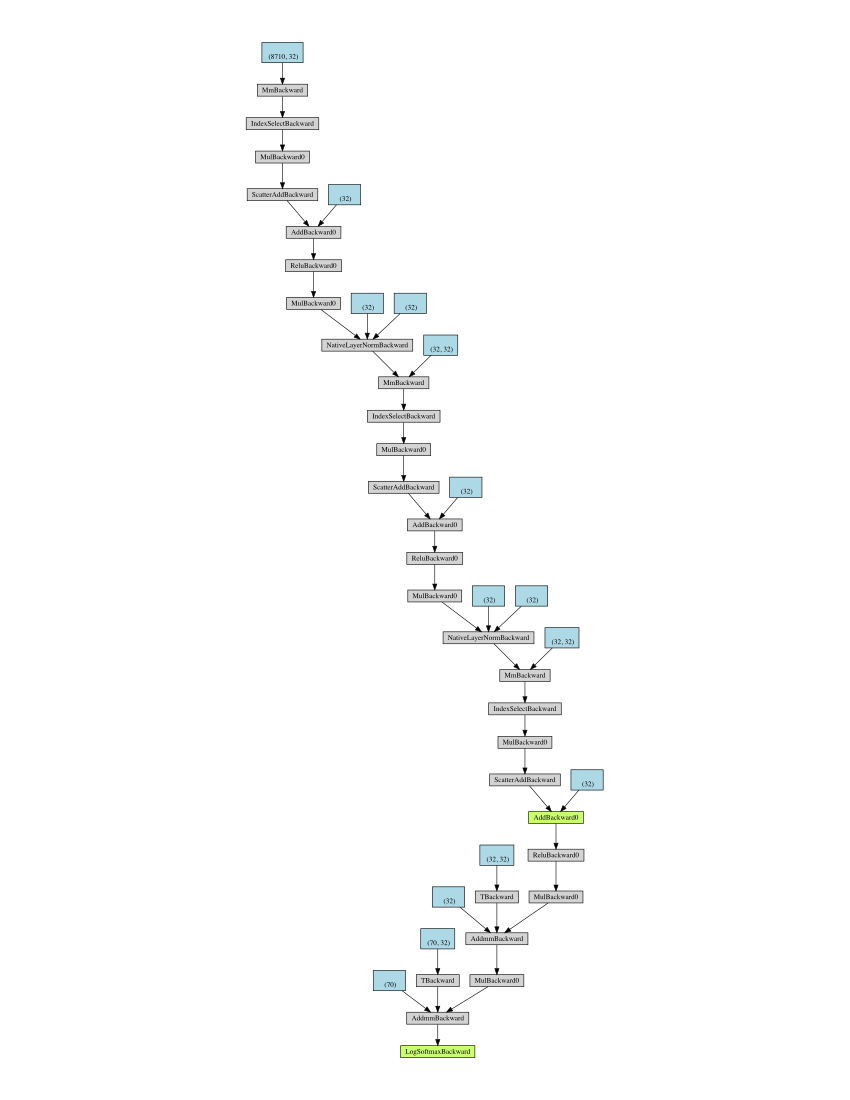

Write Python code to recreate this figure.
#!/usr/bin/env python
# coding: utf-8

# ## GNNStack notes
# **CS224W stanford**  
# **https://colab.research.google.com/drive/1DIQm9rOx2mT1bZETEeVUThxcrP1RKqAn#scrollTo=XyzIhe0O5ije**

# In[193]:


import torch
import torch.nn as nn
import torch.nn.functional as F
from torchviz import make_dot
from torchviz import make_dot
from torch.autograd import Variable
import torch_geometric.nn as pyg_nn
import torch_geometric.utils as pyg_utils

import time
from datetime import datetime

import networkx as nx
import numpy as np
import torch
import torch.optim as optim

from torch_geometric.datasets import TUDataset
from torch_geometric.datasets import Planetoid
from torch_geometric.data import DataLoader

import torch_geometric.transforms as T

from tensorboardX import SummaryWriter
from sklearn.manifold import TSNE
import matplotlib.pyplot as plt
from torch_geometric.datasets import CitationFull
from tqdm import tqdm
import pdb


data_cora = CitationFull('./CitationFull','cora')
data_cora_ml = CitationFull('./CitationFull','cora_ml')
data_citeseer =  CitationFull('./CitationFull','citeseer')
data_dblp =  CitationFull('./CitationFull','dblp')
data_pubmed =  CitationFull('./CitationFull','pubmed')



class GNNStack(nn.Module):
    def __init__(self, input_dim, hidden_dim, output_dim, task='node'):
        super(GNNStack, self).__init__()
        self.task = task
        self.convs = nn.ModuleList()
        self.convs.append(self.build_conv_model(input_dim, hidden_dim))
        self.lns = nn.ModuleList()
        self.lns.append(nn.LayerNorm(hidden_dim))
        self.lns.append(nn.LayerNorm(hidden_dim))
        for l in range(2):
            self.convs.append(self.build_conv_model(hidden_dim, hidden_dim))

        # post-message-passing
        self.post_mp = nn.Sequential(
            nn.Linear(hidden_dim, hidden_dim), nn.Dropout(0.25), 
            nn.Linear(hidden_dim, output_dim))
        if not (self.task == 'node' or self.task == 'graph'):
            raise RuntimeError('Unknown task.')

        self.dropout = 0.25
        self.num_layers = 3

    def build_conv_model(self, input_dim, hidden_dim):
        # refer to pytorch geometric nn module for different implementation of GNNs.
        if self.task == 'node':
            return pyg_nn.GCNConv(input_dim, hidden_dim)    # symmetric normalized Laplacian
        else:
            return pyg_nn.GINConv(nn.Sequential(nn.Linear(input_dim, hidden_dim),
                                  nn.ReLU(), nn.Linear(hidden_dim, hidden_dim)))

    def forward(self, data):
        x, edge_index, batch = data.x, data.edge_index, data.batch
        if data.num_node_features == 0:
            x = torch.ones(data.num_nodes, 1)

        for i in range(self.num_layers):
            x = self.convs[i](x, edge_index)
            emb = x
            x = F.relu(x)
            x = F.dropout(x, p=self.dropout, training=self.training)
            if not i == self.num_layers - 1:
                x = self.lns[i](x)

        if self.task == 'graph':
            x = pyg_nn.global_mean_pool(x, batch)

        x = self.post_mp(x)

        return emb, F.log_softmax(x, dim=1)

    def loss(self, pred, label):
        return F.nll_loss(pred, label)

def train(dataset, task, writer):
    if task == 'graph':
        data_size = len(dataset)
        loader = DataLoader(dataset[:int(data_size * 0.8)], batch_size=64, shuffle=True)
        test_loader = DataLoader(dataset[int(data_size * 0.8):], batch_size=64, shuffle=True)
    else:
        test_loader = loader = DataLoader(dataset, batch_size=64, shuffle=True)
    # build model
    model = GNNStack(max(dataset.num_node_features, 1), 32, dataset.num_classes, task=task)
    opt = optim.Adam(model.parameters(), lr=0.01)
    
    # train
    for epoch in range(150):
        total_loss = 0
        model.train()
        for batch in loader:
            #print(batch.train_mask, '----')
            opt.zero_grad()
            embedding, pred = model(batch)
            #print(embedding.shape)     # why not batch size？？？？？？？？？？？？？？？？？？？ not 64
            label = batch.y
            loss = model.loss(pred, label)
            loss.backward()
            opt.step()
            total_loss += loss.item() * batch.num_graphs
        total_loss /= len(loader.dataset)
        writer.add_scalar("loss", total_loss, epoch)

        if epoch % 10 == 0:
            test_acc = test(test_loader, model)
            print("Epoch {}. Loss: {:.4f}. Test accuracy: {:.4f}".format(
                epoch, total_loss, test_acc))
            writer.add_scalar("test accuracy", test_acc, epoch)

    return model


def test(loader, model, is_validation=False):
    model.eval()

    correct = 0
    for data in loader:
        with torch.no_grad():
            emb, pred = model(data)
            pred = pred.argmax(dim=1)
            label = data.y

        #if model.task == 'node':
            #mask = data.val_mask if is_validation else data.test_mask
            # node classification: only evaluate on nodes in test set
            #pred = pred[mask]
            #label = data.y[mask]
            
        correct += pred.eq(label).sum().item()
    
    if model.task == 'graph':
        total = len(loader.dataset) 
    else:
        total = 0
        for data in loader.dataset:
            #print(len(data.y))
            #total += torch.sum(data.test_mask).item()
            total += len(data.y)
    #print(total)
    return correct / total


all_dataset =[data_cora,data_cora_ml,data_citeseer,data_dblp,data_pubmed]
all_dataset_name = ['cora','cora_ml','citeseer','dblp','pubmed']

for i,j in tqdm(zip(all_dataset,all_dataset_name)):
    writer = SummaryWriter("./log_"+j+'/' + datetime.now().strftime("%Y%m%d-%H%M%S"))
    dataset = i.shuffle()
    task = 'node'
    model = train(dataset, task, writer)

# plot model structure
loader = DataLoader(dataset, batch_size=64, shuffle=True)
plot_model = GNNStack(max(dataset.num_node_features, 1), 32, dataset.num_classes, task=task)
for batch in loader:
    y = plot_model(batch)
    g = make_dot(y, params=dict(plot_model.named_parameters()))
    g.view()
    break
#embedding visualization
# dataset: dblp
writer = SummaryWriter("./log"+ datetime.now().strftime("%Y%m%d-%H%M%S"))
model = train(data_dblp, 'node', writer)
color_list = ["red", "orange", "green", "blue", "purple", "brown","black"]
loader = DataLoader(data_dblp, batch_size=64, shuffle=True)
embs = []
colors = []
for batch in loader:
    emb, pred = model(batch)
    embs.append(emb)
    colors += [color_list[y] for y in batch.y]
embs = torch.cat(embs, dim=0)

xs, ys = zip(*TSNE().fit_transform(embs.detach().numpy()))
plt.scatter(xs, ys, color=colors)
